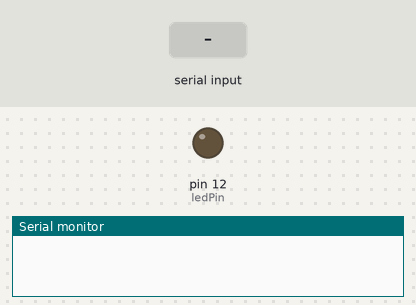
This sketch was run on a simulated Arduino Uno, built with avr-gcc and run on an emulated ATmega328P. On the bench: output pins drawn as LEDs (lit = HIGH), the last lines printed to the serial monitor. Inputs (shaded band) come from the test bench.

Above: at 1.2 s.
1.3 s: "1\n" received over Serial
At 2.6 s:
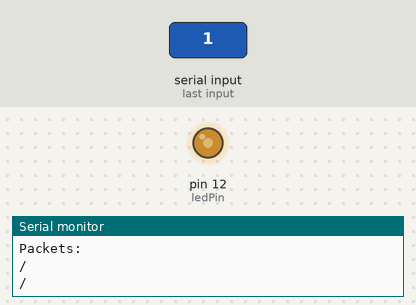
Timing chart, 0 to 4.3 s (numbered marks = the images above; inputs shaded):
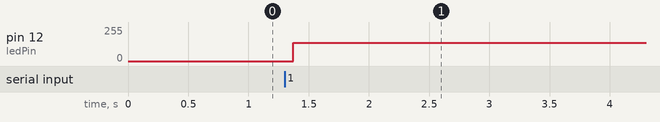

The sketch:

ManchesterEncoder.ino
```cpp
int ledPin = 12;

int enableTimer = 0;


int serial = 1;


char* charArray;

int* manchesterArray;

int charArraySize;

int manchesterArraySize;

int counter;

int i,j,f;

int bitsPerPacket = 8;

int preambleSize = 5;

int bitsPerCharacter = 8;

int packetDuration = 2000;

int packetSize;

int* packet;


unsigned long previousMillis = 0;


void setup() {
  // put your setup code here, to run once:

    pinMode(ledPin, OUTPUT);

    Serial.begin(115200);


    initializeTimer();

}

void loop() {


    if (Serial.available() > 0) {

      //read serial
      readSerial();


      Serial.print("Characters Read: ");
      Serial.println(charArraySize);

      Serial.println("Characters Read:");

      for (i = 0; i < charArraySize ; i++){

        Serial.print(charArray[i]);
      }

      Serial.print("\n");
      Serial.print("\n");

      //binary to Manchester encoding
      transformToBinary();


      int payloadSize = bitsPerPacket;
      packetSize = payloadSize + preambleSize;
      packet = (int*) malloc(packetSize * sizeof(int));

      Serial.print(packetSize);
      Serial.print("\n");


      Serial.println("Machester Encoding: ");

      for (i = 0; i < manchesterArraySize ; i++){

        Serial.print(manchesterArray[i]);

      }


      Serial.print("\n");
      Serial.print("\n");

      while(1){


        if (Serial.available() > 0)
          break;


        Serial.println("Packets: ");

        //initialize preamble
        for(j = 0; j < packetSize ; j++){

          if(j == 1 || j == 2 || j == 3){
             packet[j] = 1;
          }
          else
            packet[j] = 0;


        }


        //create every individual packet according to number of bits per packet
        for (i = 0; i < manchesterArraySize ; i = i + bitsPerPacket){

          //Serial.print(manchesterArray[i]);

          //Serial.print("Packet ");
          //Serial.print(i);
          //Serial.print("  ");


          int k = i;
          for(j = preambleSize; j < packetSize ; j++){

            packet[j] = manchesterArray[k];
            k++;

          }

          /*
          packet[0] = 0;
          packet[1] = 1;
          packet[2] = 1;
          packet[3] = 1;
          packet[4] = 0;


          packet[5] = 0;
          packet[6] = 1;
          packet[7] = 0;
          packet[8] = 1;


          packet[9] = 1;
          packet[10] = 0;


          packet[11] = 0;
          packet[12] = 1;


          packet[13] = 0;
          packet[14] = 1;
          packet[15] = 0;
          packet[16] = 1;

          packet[17] = 0;
          packet[18] = 1;
          packet[19] = 0;
          packet[20] = 1;
          */


          for (f = 0; f < packetSize ; f++){

            //Serial.print(packet[f]);
            if(f == preambleSize - 1)
              Serial.print("/");

          }


          Serial.print("\n");


          //enable timer
          counter = 0;
          enableTimer = 1;

          //delay(packetDuration);

          //wait for packetDuration milliseconds
          while(1){

             unsigned long currentMillis = millis();


             if (currentMillis - previousMillis >= packetDuration) {

                previousMillis = currentMillis;

                break;


             }


          }


          //disable timer
          enableTimer = 0;


        }


      }


    }


}


void readSerial(){


  String content = "";
  char character;

  while(Serial.available()) {
      character = Serial.read();
      content.concat(character);
      delay(10);
  }


  charArraySize = content.length() ;

  charArray = (char *) malloc(charArraySize * sizeof(char));

  content.toCharArray(charArray, charArraySize + 1);


}


void transformToBinary(){


   manchesterArraySize = charArraySize * bitsPerCharacter * 2 + 16;

   manchesterArray = (int *) malloc(manchesterArraySize * sizeof(int));


   Serial.print("Manchester Size: ");
   Serial.println(manchesterArraySize);

  int j = 0;


  //add start text character
  int startText[8] = {0,0,0,0,0,0,1,0};
  for (int i = 0; i < 8  ; i++){

    if(startText[i] == 0){
       manchesterArray[j] = 0;
       manchesterArray[j + 1] = 1;
    }
    else{

       manchesterArray[j] = 1;
       manchesterArray[j + 1] = 0;

    }

    j = j + 2;

  }


  j = 16;

  for (int i = 0; i < charArraySize  ; i++){


    //tranform to binary and add to array
    int c = bitsPerCharacter - 1;
    int k;
    for (c ; c >= 0; c--)
    {
      k = charArray[i] >> c;

      if (k & 1){
        Serial.print("1");
        manchesterArray[j] = 1;
        manchesterArray[j+1] = 0;

      }
      else{
        Serial.print("0");
        manchesterArray[j] = 0;
        manchesterArray[j+1] = 1;
      }
      j = j + 2;

    }


    Serial.print("/");

  }
  Serial.print("\n");


}


void initializeTimer() {

  // initialize timer1
  noInterrupts();           // disable all interrupts
  TCCR1A = 0;
  TCCR1B = 0;
  TCNT1  = 0;


  //frequency of preamble
  int freq = 3000;
  int value = 16000000 / 256 /  freq / 2 ;

  OCR1A = value;            // compare match register 16MHz/256/2Hz
  TCCR1B |= (1 << WGM12);   // CTC mode

  TCCR1B |= (1 << CS12);    // 256 prescaler
  //TCCR1B |= (1 << CSHIGH12) | (1 << CS10); // 1024 prescaler


  TIMSK1 |= (1 << OCIE1A);  // enable timer compare interrupt
  interrupts();             // enable all interrupts


}


ISR(TIMER1_COMPA_vect)          // timer compare interrupt service routine
{

  if(enableTimer !=0 ){
      //Serial.println(binary[counter]);

      //digitalWrite(ledPin, digitalRead(ledPin) ^ 1);   // toggle LED pin

      if(packet[counter] == 1){

        if(digitalRead(ledPin) == LOW){
          //Serial.println("ONE");
          digitalWrite(ledPin, HIGH);
        }
      }

      if (packet[counter] == 0 ){
        if(digitalRead(ledPin) == HIGH){
          digitalWrite(ledPin, LOW);
        }
      }

      counter++;
      if(counter == packetSize)
        counter = 0;


  }


}
```

Measured:
- after the input at 1.3 s, pin 12 (ledPin): 0/255 → 138/255 after 0.07 s
